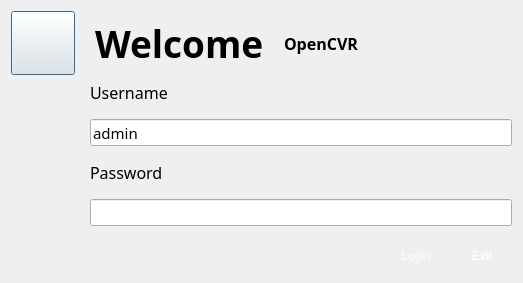
<?xml version="1.0" encoding="UTF-8"?>
<ui version="4.0">
 <class>VSCLogin</class>
 <widget class="QDialog" name="VSCLogin">
  <property name="geometry">
   <rect>
    <x>0</x>
    <y>0</y>
    <width>523</width>
    <height>283</height>
   </rect>
  </property>
  <property name="minimumSize">
   <size>
    <width>523</width>
    <height>283</height>
   </size>
  </property>
  <property name="maximumSize">
   <size>
    <width>523</width>
    <height>283</height>
   </size>
  </property>
  <property name="windowTitle">
   <string>Welcome OpenCVR</string>
  </property>
  <property name="windowIcon">
   <iconset resource="../main/vscmainwindows.qrc">
    <normaloff>:/logo/resources/vscsmall.png</normaloff>:/logo/resources/vscsmall.png</iconset>
  </property>
  <property name="styleSheet">
   <string notr="true"/>
  </property>
  <property name="modal">
   <bool>true</bool>
  </property>
  <layout class="QVBoxLayout" name="verticalLayout_3">
   <item>
    <layout class="QHBoxLayout" name="horizontalLayout_2">
     <property name="spacing">
      <number>20</number>
     </property>
     <item>
      <widget class="QPushButton" name="pushButton">
       <property name="minimumSize">
        <size>
         <width>64</width>
         <height>64</height>
        </size>
       </property>
       <property name="maximumSize">
        <size>
         <width>64</width>
         <height>64</height>
        </size>
       </property>
       <property name="text">
        <string/>
       </property>
       <property name="icon">
        <iconset resource="../main/vscmainwindows.qrc">
         <normaloff>:/logo/resources/vscsmall.png</normaloff>:/logo/resources/vscsmall.png</iconset>
       </property>
       <property name="iconSize">
        <size>
         <width>64</width>
         <height>64</height>
        </size>
       </property>
      </widget>
     </item>
     <item>
      <widget class="QLabel" name="label_3">
       <property name="font">
        <font>
         <family>微软雅黑</family>
         <pointsize>28</pointsize>
         <weight>75</weight>
         <bold>true</bold>
        </font>
       </property>
       <property name="text">
        <string>Welcome</string>
       </property>
      </widget>
     </item>
     <item>
      <widget class="QLabel" name="label_4">
       <property name="font">
        <font>
         <family>微软雅黑</family>
         <pointsize>12</pointsize>
         <weight>75</weight>
         <bold>true</bold>
        </font>
       </property>
       <property name="styleSheet">
        <string notr="true"/>
       </property>
       <property name="text">
        <string>OpenCVR </string>
       </property>
      </widget>
     </item>
     <item>
      <spacer name="horizontalSpacer">
       <property name="orientation">
        <enum>Qt::Horizontal</enum>
       </property>
       <property name="sizeHint" stdset="0">
        <size>
         <width>40</width>
         <height>20</height>
        </size>
       </property>
      </spacer>
     </item>
    </layout>
   </item>
   <item>
    <layout class="QHBoxLayout" name="horizontalLayout">
     <property name="spacing">
      <number>15</number>
     </property>
     <item>
      <layout class="QVBoxLayout" name="verticalLayout_2">
       <item>
        <spacer name="verticalSpacer">
         <property name="orientation">
          <enum>Qt::Vertical</enum>
         </property>
         <property name="sizeHint" stdset="0">
          <size>
           <width>20</width>
           <height>40</height>
          </size>
         </property>
        </spacer>
       </item>
       <item>
        <widget class="QWidget" name="widget" native="true">
         <property name="minimumSize">
          <size>
           <width>64</width>
           <height>64</height>
          </size>
         </property>
         <property name="maximumSize">
          <size>
           <width>64</width>
           <height>64</height>
          </size>
         </property>
        </widget>
       </item>
      </layout>
     </item>
     <item>
      <layout class="QVBoxLayout" name="verticalLayout">
       <property name="spacing">
        <number>15</number>
       </property>
       <item>
        <widget class="QLabel" name="label">
         <property name="font">
          <font>
           <family>微软雅黑</family>
           <pointsize>12</pointsize>
           <weight>50</weight>
           <italic>false</italic>
           <bold>false</bold>
          </font>
         </property>
         <property name="styleSheet">
          <string notr="true"/>
         </property>
         <property name="text">
          <string>Username</string>
         </property>
        </widget>
       </item>
       <item>
        <widget class="QLineEdit" name="username">
         <property name="minimumSize">
          <size>
           <width>0</width>
           <height>25</height>
          </size>
         </property>
         <property name="maximumSize">
          <size>
           <width>16777215</width>
           <height>16777215</height>
          </size>
         </property>
         <property name="font">
          <font>
           <family>微软雅黑</family>
           <pointsize>11</pointsize>
          </font>
         </property>
         <property name="styleSheet">
          <string notr="true"/>
         </property>
         <property name="text">
          <string>admin</string>
         </property>
         <property name="readOnly">
          <bool>true</bool>
         </property>
        </widget>
       </item>
       <item>
        <widget class="QLabel" name="label_2">
         <property name="font">
          <font>
           <family>微软雅黑</family>
           <pointsize>12</pointsize>
          </font>
         </property>
         <property name="styleSheet">
          <string notr="true"/>
         </property>
         <property name="text">
          <string>Password</string>
         </property>
        </widget>
       </item>
       <item>
        <widget class="QLineEdit" name="passwd">
         <property name="minimumSize">
          <size>
           <width>0</width>
           <height>25</height>
          </size>
         </property>
         <property name="font">
          <font>
           <family>微软雅黑</family>
           <pointsize>11</pointsize>
          </font>
         </property>
         <property name="styleSheet">
          <string notr="true"/>
         </property>
         <property name="inputMethodHints">
          <set>Qt::ImhHiddenText|Qt::ImhNoAutoUppercase|Qt::ImhNoPredictiveText|Qt::ImhSensitiveData</set>
         </property>
         <property name="text">
          <string/>
         </property>
         <property name="echoMode">
          <enum>QLineEdit::Password</enum>
         </property>
         <property name="readOnly">
          <bool>false</bool>
         </property>
        </widget>
       </item>
       <item>
        <layout class="QHBoxLayout" name="_2">
         <property name="spacing">
          <number>6</number>
         </property>
         <property name="leftMargin">
          <number>0</number>
         </property>
         <property name="topMargin">
          <number>0</number>
         </property>
         <property name="rightMargin">
          <number>0</number>
         </property>
         <property name="bottomMargin">
          <number>0</number>
         </property>
         <item>
          <spacer>
           <property name="orientation">
            <enum>Qt::Horizontal</enum>
           </property>
           <property name="sizeHint" stdset="0">
            <size>
             <width>131</width>
             <height>31</height>
            </size>
           </property>
          </spacer>
         </item>
         <item>
          <widget class="QPushButton" name="pbLogin">
           <property name="minimumSize">
            <size>
             <width>60</width>
             <height>30</height>
            </size>
           </property>
           <property name="maximumSize">
            <size>
             <width>60</width>
             <height>30</height>
            </size>
           </property>
           <property name="styleSheet">
            <string notr="true">QPushButton { 
border:none;
color:white;
background-image: url(:/action/resources/button.png);}
QPushButton:hover {
	background-image: url(:/action/resources/buttonpress.png);}
QPushButton:pressed {
	background-image: url(:/action/resources/buttonpress.png);}</string>
           </property>
           <property name="text">
            <string>Login</string>
           </property>
          </widget>
         </item>
         <item>
          <widget class="QPushButton" name="pbExit">
           <property name="minimumSize">
            <size>
             <width>60</width>
             <height>30</height>
            </size>
           </property>
           <property name="maximumSize">
            <size>
             <width>60</width>
             <height>30</height>
            </size>
           </property>
           <property name="autoFillBackground">
            <bool>false</bool>
           </property>
           <property name="styleSheet">
            <string notr="true">QPushButton { 
border:none;
color:white;
background-image: url(:/action/resources/button.png);}
QPushButton:hover {
	background-image: url(:/action/resources/buttonpress.png);}
QPushButton:pressed {
	background-image: url(:/action/resources/buttonpress.png);}</string>
           </property>
           <property name="text">
            <string>Exit</string>
           </property>
          </widget>
         </item>
        </layout>
       </item>
      </layout>
     </item>
    </layout>
   </item>
  </layout>
 </widget>
 <resources>
  <include location="../main/vscmainwindows.qrc"/>
 </resources>
 <connections>
  <connection>
   <sender>pbLogin</sender>
   <signal>clicked()</signal>
   <receiver>VSCLogin</receiver>
   <slot>accept()</slot>
   <hints>
    <hint type="sourcelabel">
     <x>278</x>
     <y>253</y>
    </hint>
    <hint type="destinationlabel">
     <x>96</x>
     <y>254</y>
    </hint>
   </hints>
  </connection>
  <connection>
   <sender>pbExit</sender>
   <signal>clicked()</signal>
   <receiver>VSCLogin</receiver>
   <slot>reject()</slot>
   <hints>
    <hint type="sourcelabel">
     <x>369</x>
     <y>253</y>
    </hint>
    <hint type="destinationlabel">
     <x>179</x>
     <y>282</y>
    </hint>
   </hints>
  </connection>
 </connections>
</ui>
